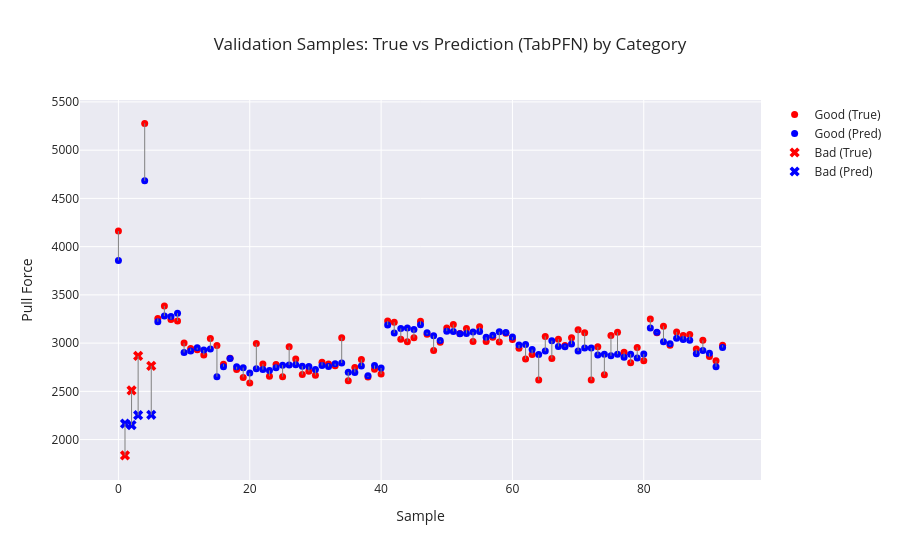

Source (notebook cell):
### Markdown cell above
# Check Validation Data

### Code cell
# Category array (must be aligned with y_dev)
categories = dev_df.groupby("Sample ID")["Category"].first().values

plot_visualizer(
    true_vals=y_dev_Regressor,
    pred_vals=final_pred,
    categories=categories,
    title=f"Validation Samples: True vs Prediction (TabPFN) by Category"
)

### Figure 1 — Plotly figure (JSON) as saved in the notebook; plotly's stock layout.template omitted (floating-point values rounded to 4 significant figures)
{"data": [{"marker": {"color": "red", "size": 7, "symbol": "circle"}, "mode": "markers", "name": "Good (True)", "type": "scatter", "x": [0, 4, 6, 7, 8, 9, 10, 11, 12, 13, 14, 15, 16, 17, 18, 19, 20, 21, 22, 23, 24, 25, 26, 27, 28, 29, 30, 31, 32, 33, 34, 35, 36, 37, 38, 39, 40, 41, 42, 43, 44, 45, 46, 47, 48, 49, 50, 51, 52, 53, 54, 55, 56, 57, 58, 59, 60, 61, 62, 63, 64, 65, 66, 67, 68, 69, 70, 71, 72, 73, 74, 75, 76, 77, 78, 79, 80, 81, 82, 83, 84, 85, 86, 87, 88, 89, 90, 91, 92], "y": [4161.0, 5278.0, 3256.0, 3385.0, 3246.0, 3229.0, 3002.0, 2944.0, 2932.0, 2878.0, 3049.0, 2976.0, 2782.0, 2843.0, 2727.0, 2645.0, 2586.0, 2996.0, 2784.0, 2657.0, 2778.0, 2652.0, 2963.0, 2834.0, 2674.0, 2708.0, 2667.0, 2802.0, 2783.0, 2766.0, 3056.0, 2609.0, 2748.0, 2830.0, 2650.0, 2730.0, 2679.0, 3229.0, 3216.0, 3039.0, 3014.0, 3056.0, 3227.0, 3091.0, 2922.0, 3008.0, 3156.0, 3193.0, 3099.0, 3153.0, 3016.0, 3169.0, 3017.0, 3061.0, 3012.0, 3102.0, 3037.0, 2948.0, 2834.0, 2883.0, 2617.0, 3070.0, 2840.0, 3041.0, 2976.0, 3054.0, 3139.0, 3108.0, 2617.0, 2961.0, 2672.0, 3080.0, 3112.0, 2905.0, 2796.0, 2956.0, 2818.0, 3250.0, 3106.0, 3175.0, 2977.0, 3116.0, 3080.0, 3090.0, 2938.0, 3029.0, 2861.0, 2816.0, 2979.0]}, {"marker": {"color": "blue", "size": 7, "symbol": "circle"}, "mode": "markers", "name": "Good (Pred)", "type": "scatter", "x": [0, 4, 6, 7, 8, 9, 10, 11, 12, 13, 14, 15, 16, 17, 18, 19, 20, 21, 22, 23, 24, 25, 26, 27, 28, 29, 30, 31, 32, 33, 34, 35, 36, 37, 38, 39, 40, 41, 42, 43, 44, 45, 46, 47, 48, 49, 50, 51, 52, 53, 54, 55, 56, 57, 58, 59, 60, 61, 62, 63, 64, 65, 66, 67, 68, 69, 70, 71, 72, 73, 74, 75, 76, 77, 78, 79, 80, 81, 82, 83, 84, 85, 86, 87, 88, 89, 90, 91, 92], "y": [3857.0, 4682.0, 3222.0, 3280.0, 3276.0, 3311.0, 2903.0, 2918.0, 2952.0, 2929.0, 2938.0, 2652.0, 2756.0, 2840.0, 2755.0, 2746.0, 2691.0, 2734.0, 2726.0, 2717.0, 2744.0, 2771.0, 2774.0, 2775.0, 2761.0, 2757.0, 2727.0, 2769.0, 2758.0, 2786.0, 2794.0, 2699.0, 2697.0, 2763.0, 2661.0, 2768.0, 2742.0, 3187.0, 3104.0, 3152.0, 3157.0, 3141.0, 3190.0, 3108.0, 3076.0, 3026.0, 3124.0, 3121.0, 3097.0, 3100.0, 3114.0, 3120.0, 3060.0, 3083.0, 3118.0, 3109.0, 3063.0, 2980.0, 2986.0, 2933.0, 2881.0, 2917.0, 3025.0, 2965.0, 2963.0, 2990.0, 2918.0, 2949.0, 2950.0, 2876.0, 2883.0, 2868.0, 2885.0, 2853.0, 2885.0, 2844.0, 2888.0, 3157.0, 3112.0, 3014.0, 2994.0, 3049.0, 3038.0, 3030.0, 2889.0, 2923.0, 2896.0, 2755.0, 2954.0]}, {"marker": {"color": "red", "size": 9, "symbol": "x"}, "mode": "markers", "name": "Bad (True)", "type": "scatter", "x": [1, 2, 3, 5], "y": [1836.0, 2510.0, 2867.0, 2764.0]}, {"marker": {"color": "blue", "size": 9, "symbol": "x"}, "mode": "markers", "name": "Bad (Pred)", "type": "scatter", "x": [1, 2, 3, 5], "y": [2165.0, 2150.0, 2253.0, 2257.0]}, {"marker": {"color": "red", "size": 9, "symbol": "triangle-up"}, "mode": "markers", "name": "Explode (True)", "type": "scatter", "x": [], "y": []}, {"marker": {"color": "blue", "size": 9, "symbol": "triangle-up"}, "mode": "markers", "name": "Explode (Pred)", "type": "scatter", "x": [], "y": []}, {"line": {"color": "gray", "width": 1}, "mode": "lines", "showlegend": false, "type": "scatter", "x": [0, 0], "y": [4161.0, 3857.0]}, {"line": {"color": "gray", "width": 1}, "mode": "lines", "showlegend": false, "type": "scatter", "x": [1, 1], "y": [1836.0, 2165.0]}, {"line": {"color": "gray", "width": 1}, "mode": "lines", "showlegend": false, "type": "scatter", "x": [2, 2], "y": [2510.0, 2150.0]}, {"line": {"color": "gray", "width": 1}, "mode": "lines", "showlegend": false, "type": "scatter", "x": [3, 3], "y": [2867.0, 2253.0]}, {"line": {"color": "gray", "width": 1}, "mode": "lines", "showlegend": false, "type": "scatter", "x": [4, 4], "y": [5278.0, 4682.0]}, {"line": {"color": "gray", "width": 1}, "mode": "lines", "showlegend": false, "type": "scatter", "x": [5, 5], "y": [2764.0, 2257.0]}, {"line": {"color": "gray", "width": 1}, "mode": "lines", "showlegend": false, "type": "scatter", "x": [6, 6], "y": [3256.0, 3222.0]}, {"line": {"color": "gray", "width": 1}, "mode": "lines", "showlegend": false, "type": "scatter", "x": [7, 7], "y": [3385.0, 3280.0]}, {"line": {"color": "gray", "width": 1}, "mode": "lines", "showlegend": false, "type": "scatter", "x": [8, 8], "y": [3246.0, 3276.0]}, {"line": {"color": "gray", "width": 1}, "mode": "lines", "showlegend": false, "type": "scatter", "x": [9, 9], "y": [3229.0, 3311.0]}, {"line": {"color": "gray", "width": 1}, "mode": "lines", "showlegend": false, "type": "scatter", "x": [10, 10], "y": [3002.0, 2903.0]}, {"line": {"color": "gray", "width": 1}, "mode": "lines", "showlegend": false, "type": "scatter", "x": [11, 11], "y": [2944.0, 2918.0]}, {"line": {"color": "gray", "width": 1}, "mode": "lines", "showlegend": false, "type": "scatter", "x": [12, 12], "y": [2932.0, 2952.0]}, {"line": {"color": "gray", "width": 1}, "mode": "lines", "showlegend": false, "type": "scatter", "x": [13, 13], "y": [2878.0, 2929.0]}, {"line": {"color": "gray", "width": 1}, "mode": "lines", "showlegend": false, "type": "scatter", "x": [14, 14], "y": [3049.0, 2938.0]}, {"line": {"color": "gray", "width": 1}, "mode": "lines", "showlegend": false, "type": "scatter", "x": [15, 15], "y": [2976.0, 2652.0]}, {"line": {"color": "gray", "width": 1}, "mode": "lines", "showlegend": false, "type": "scatter", "x": [16, 16], "y": [2782.0, 2756.0]}, {"line": {"color": "gray", "width": 1}, "mode": "lines", "showlegend": false, "type": "scatter", "x": [17, 17], "y": [2843.0, 2840.0]}, {"line": {"color": "gray", "width": 1}, "mode": "lines", "showlegend": false, "type": "scatter", "x": [18, 18], "y": [2727.0, 2755.0]}, {"line": {"color": "gray", "width": 1}, "mode": "lines", "showlegend": false, "type": "scatter", "x": [19, 19], "y": [2645.0, 2746.0]}, {"line": {"color": "gray", "width": 1}, "mode": "lines", "showlegend": false, "type": "scatter", "x": [20, 20], "y": [2586.0, 2691.0]}, {"line": {"color": "gray", "width": 1}, "mode": "lines", "showlegend": false, "type": "scatter", "x": [21, 21], "y": [2996.0, 2734.0]}, {"line": {"color": "gray", "width": 1}, "mode": "lines", "showlegend": false, "type": "scatter", "x": [22, 22], "y": [2784.0, 2726.0]}, {"line": {"color": "gray", "width": 1}, "mode": "lines", "showlegend": false, "type": "scatter", "x": [23, 23], "y": [2657.0, 2717.0]}, {"line": {"color": "gray", "width": 1}, "mode": "lines", "showlegend": false, "type": "scatter", "x": [24, 24], "y": [2778.0, 2744.0]}, {"line": {"color": "gray", "width": 1}, "mode": "lines", "showlegend": false, "type": "scatter", "x": [25, 25], "y": [2652, 2771.0]}, {"line": {"color": "gray", "width": 1}, "mode": "lines", "showlegend": false, "type": "scatter", "x": [26, 26], "y": [2963, 2774.0]}, {"line": {"color": "gray", "width": 1}, "mode": "lines", "showlegend": false, "type": "scatter", "x": [27, 27], "y": [2834.0, 2775.0]}, {"line": {"color": "gray", "width": 1}, "mode": "lines", "showlegend": false, "type": "scatter", "x": [28, 28], "y": [2674.0, 2761.0]}, {"line": {"color": "gray", "width": 1}, "mode": "lines", "showlegend": false, "type": "scatter", "x": [29, 29], "y": [2708.0, 2757.0]}, {"line": {"color": "gray", "width": 1}, "mode": "lines", "showlegend": false, "type": "scatter", "x": [30, 30], "y": [2667.0, 2727.0]}, {"line": {"color": "gray", "width": 1}, "mode": "lines", "showlegend": false, "type": "scatter", "x": [31, 31], "y": [2802.0, 2769.0]}, {"line": {"color": "gray", "width": 1}, "mode": "lines", "showlegend": false, "type": "scatter", "x": [32, 32], "y": [2783, 2758.0]}, {"line": {"color": "gray", "width": 1}, "mode": "lines", "showlegend": false, "type": "scatter", "x": [33, 33], "y": [2766.0, 2786.0]}, {"line": {"color": "gray", "width": 1}, "mode": "lines", "showlegend": false, "type": "scatter", "x": [34, 34], "y": [3056.0, 2794.0]}, {"line": {"color": "gray", "width": 1}, "mode": "lines", "showlegend": false, "type": "scatter", "x": [35, 35], "y": [2609.0, 2699.0]}, {"line": {"color": "gray", "width": 1}, "mode": "lines", "showlegend": false, "type": "scatter", "x": [36, 36], "y": [2748.0, 2697.0]}, {"line": {"color": "gray", "width": 1}, "mode": "lines", "showlegend": false, "type": "scatter", "x": [37, 37], "y": [2830, 2763.0]}, {"line": {"color": "gray", "width": 1}, "mode": "lines", "showlegend": false, "type": "scatter", "x": [38, 38], "y": [2650.0, 2661.0]}, {"line": {"color": "gray", "width": 1}, "mode": "lines", "showlegend": false, "type": "scatter", "x": [39, 39], "y": [2730.0, 2768.0]}, {"line": {"color": "gray", "width": 1}, "mode": "lines", "showlegend": false, "type": "scatter", "x": [40, 40], "y": [2679.0, 2742.0]}, {"line": {"color": "gray", "width": 1}, "mode": "lines", "showlegend": false, "type": "scatter", "x": [41, 41], "y": [3229.0, 3187.0]}, {"line": {"color": "gray", "width": 1}, "mode": "lines", "showlegend": false, "type": "scatter", "x": [42, 42], "y": [3216, 3104.0]}, {"line": {"color": "gray", "width": 1}, "mode": "lines", "showlegend": false, "type": "scatter", "x": [43, 43], "y": [3039, 3152.0]}, {"line": {"color": "gray", "width": 1}, "mode": "lines", "showlegend": false, "type": "scatter", "x": [44, 44], "y": [3014.0, 3157.0]}, {"line": {"color": "gray", "width": 1}, "mode": "lines", "showlegend": false, "type": "scatter", "x": [45, 45], "y": [3056.0, 3141.0]}, {"line": {"color": "gray", "width": 1}, "mode": "lines", "showlegend": false, "type": "scatter", "x": [46, 46], "y": [3227.0, 3190.0]}, {"line": {"color": "gray", "width": 1}, "mode": "lines", "showlegend": false, "type": "scatter", "x": [47, 47], "y": [3091, 3108.0]}, {"line": {"color": "gray", "width": 1}, "mode": "lines", "showlegend": false, "type": "scatter", "x": [48, 48], "y": [2922.0, 3076.0]}, {"line": {"color": "gray", "width": 1}, "mode": "lines", "showlegend": false, "type": "scatter", "x": [49, 49], "y": [3008.0, 3026.0]}, {"line": {"color": "gray", "width": 1}, "mode": "lines", "showlegend": false, "type": "scatter", "x": [50, 50], "y": [3156.0, 3124.0]}, {"line": {"color": "gray", "width": 1}, "mode": "lines", "showlegend": false, "type": "scatter", "x": [51, 51], "y": [3193.0, 3121.0]}, {"line": {"color": "gray", "width": 1}, "mode": "lines", "showlegend": false, "type": "scatter", "x": [52, 52], "y": [3099.0, 3097.0]}, {"line": {"color": "gray", "width": 1}, "mode": "lines", "showlegend": false, "type": "scatter", "x": [53, 53], "y": [3153.0, 3100.0]}, {"line": {"color": "gray", "width": 1}, "mode": "lines", "showlegend": false, "type": "scatter", "x": [54, 54], "y": [3016.0, 3114.0]}, {"line": {"color": "gray", "width": 1}, "mode": "lines", "showlegend": false, "type": "scatter", "x": [55, 55], "y": [3169.0, 3120.0]}, {"line": {"color": "gray", "width": 1}, "mode": "lines", "showlegend": false, "type": "scatter", "x": [56, 56], "y": [3017.0, 3060.0]}, {"line": {"color": "gray", "width": 1}, "mode": "lines", "showlegend": false, "type": "scatter", "x": [57, 57], "y": [3061.0, 3083.0]}, {"line": {"color": "gray", "width": 1}, "mode": "lines", "showlegend": false, "type": "scatter", "x": [58, 58], "y": [3012, 3118.0]}, {"line": {"color": "gray", "width": 1}, "mode": "lines", "showlegend": false, "type": "scatter", "x": [59, 59], "y": [3102.0, 3109.0]}, {"line": {"color": "gray", "width": 1}, "mode": "lines", "showlegend": false, "type": "scatter", "x": [60, 60], "y": [3037.0, 3063.0]}, {"line": {"color": "gray", "width": 1}, "mode": "lines", "showlegend": false, "type": "scatter", "x": [61, 61], "y": [2948, 2980.0]}, {"line": {"color": "gray", "width": 1}, "mode": "lines", "showlegend": false, "type": "scatter", "x": [62, 62], "y": [2834.0, 2986.0]}, {"line": {"color": "gray", "width": 1}, "mode": "lines", "showlegend": false, "type": "scatter", "x": [63, 63], "y": [2883.0, 2933.0]}, {"line": {"color": "gray", "width": 1}, "mode": "lines", "showlegend": false, "type": "scatter", "x": [64, 64], "y": [2617.0, 2881.0]}, {"line": {"color": "gray", "width": 1}, "mode": "lines", "showlegend": false, "type": "scatter", "x": [65, 65], "y": [3070.0, 2917.0]}, {"line": {"color": "gray", "width": 1}, "mode": "lines", "showlegend": false, "type": "scatter", "x": [66, 66], "y": [2840.0, 3025.0]}, {"line": {"color": "gray", "width": 1}, "mode": "lines", "showlegend": false, "type": "scatter", "x": [67, 67], "y": [3041.0, 2965.0]}, {"line": {"color": "gray", "width": 1}, "mode": "lines", "showlegend": false, "type": "scatter", "x": [68, 68], "y": [2976.0, 2963.0]}, {"line": {"color": "gray", "width": 1}, "mode": "lines", "showlegend": false, "type": "scatter", "x": [69, 69], "y": [3054.0, 2990.0]}, {"line": {"color": "gray", "width": 1}, "mode": "lines", "showlegend": false, "type": "scatter", "x": [70, 70], "y": [3139.0, 2918.0]}, {"line": {"color": "gray", "width": 1}, "mode": "lines", "showlegend": false, "type": "scatter", "x": [71, 71], "y": [3108.0, 2949.0]}, {"line": {"color": "gray", "width": 1}, "mode": "lines", "showlegend": false, "type": "scatter", "x": [72, 72], "y": [2617.0, 2950.0]}, {"line": {"color": "gray", "width": 1}, "mode": "lines", "showlegend": false, "type": "scatter", "x": [73, 73], "y": [2961.0, 2876.0]}, {"line": {"color": "gray", "width": 1}, "mode": "lines", "showlegend": false, "type": "scatter", "x": [74, 74], "y": [2672.0, 2883.0]}, {"line": {"color": "gray", "width": 1}, "mode": "lines", "showlegend": false, "type": "scatter", "x": [75, 75], "y": [3080.0, 2868.0]}, {"line": {"color": "gray", "width": 1}, "mode": "lines", "showlegend": false, "type": "scatter", "x": [76, 76], "y": [3112.0, 2885.0]}, {"line": {"color": "gray", "width": 1}, "mode": "lines", "showlegend": false, "type": "scatter", "x": [77, 77], "y": [2905, 2853.0]}, {"line": {"color": "gray", "width": 1}, "mode": "lines", "showlegend": false, "type": "scatter", "x": [78, 78], "y": [2796.0, 2885.0]}, {"line": {"color": "gray", "width": 1}, "mode": "lines", "showlegend": false, "type": "scatter", "x": [79, 79], "y": [2956.0, 2844.0]}, {"line": {"color": "gray", "width": 1}, "mode": "lines", "showlegend": false, "type": "scatter", "x": [80, 80], "y": [2818.0, 2888.0]}, {"line": {"color": "gray", "width": 1}, "mode": "lines", "showlegend": false, "type": "scatter", "x": [81, 81], "y": [3250.0, 3157.0]}, {"line": {"color": "gray", "width": 1}, "mode": "lines", "showlegend": false, "type": "scatter", "x": [82, 82], "y": [3106.0, 3112.0]}, {"line": {"color": "gray", "width": 1}, "mode": "lines", "showlegend": false, "type": "scatter", "x": [83, 83], "y": [3175.0, 3014.0]}, {"line": {"color": "gray", "width": 1}, "mode": "lines", "showlegend": false, "type": "scatter", "x": [84, 84], "y": [2977.0, 2994.0]}, {"line": {"color": "gray", "width": 1}, "mode": "lines", "showlegend": false, "type": "scatter", "x": [85, 85], "y": [3116.0, 3049.0]}, {"line": {"color": "gray", "width": 1}, "mode": "lines", "showlegend": false, "type": "scatter", "x": [86, 86], "y": [3080.0, 3038.0]}, {"line": {"color": "gray", "width": 1}, "mode": "lines", "showlegend": false, "type": "scatter", "x": [87, 87], "y": [3090.0, 3030.0]}, {"line": {"color": "gray", "width": 1}, "mode": "lines", "showlegend": false, "type": "scatter", "x": [88, 88], "y": [2938.0, 2889.0]}, {"line": {"color": "gray", "width": 1}, "mode": "lines", "showlegend": false, "type": "scatter", "x": [89, 89], "y": [3029.0, 2923.0]}, {"line": {"color": "gray", "width": 1}, "mode": "lines", "showlegend": false, "type": "scatter", "x": [90, 90], "y": [2861.0, 2896.0]}, {"line": {"color": "gray", "width": 1}, "mode": "lines", "showlegend": false, "type": "scatter", "x": [91, 91], "y": [2816.0, 2755.0]}, {"line": {"color": "gray", "width": 1}, "mode": "lines", "showlegend": false, "type": "scatter", "x": [92, 92], "y": [2979.0, 2954.0]}], "layout": {"title": {"text": "Validation Samples: True vs Prediction (TabPFN) by Category"}, "xaxis": {"title": {"text": "Sample"}}, "yaxis": {"title": {"text": "Pull Force"}}}}
